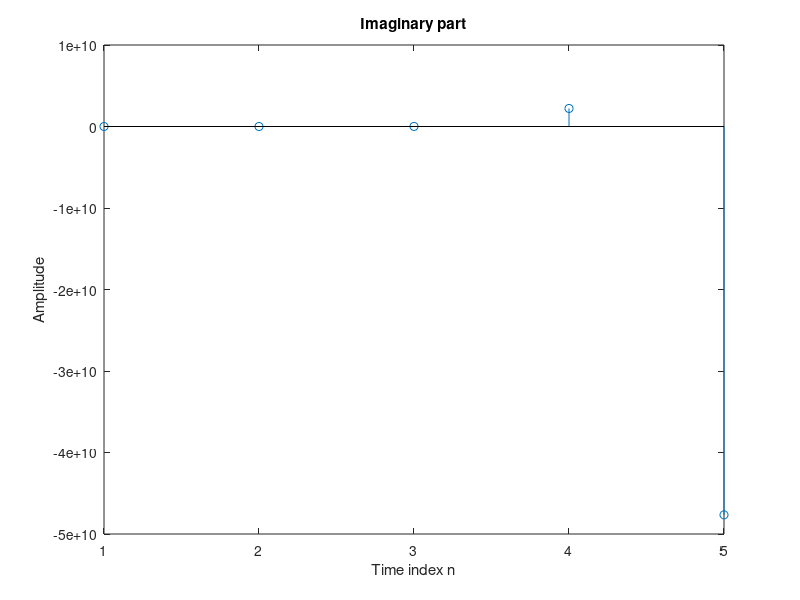

Reproduce this figure in MATLAB.
% To generate a complex exponential sequence
realExp = input('Type in real exponent = ');
imExp = input('Type in imaginary exponent = ');
c = realExp + imExp*i;
A = input('Type in the gain constant = ');
N = input ('Type in length of sequence = ');
n = 1:N;
x = A*exp(c*n);%Generate the sequence
stem(n,real(x));%Plot the real part
xlabel('Time index n');ylabel('Amplitude');
title('Real part');
disp('ENTER');
pause
stem(n,imag(x));%Plot the imaginary part
xlabel('Time index n');ylabel('Amplitude');
title('Imaginary part');


% All this does is plot a complex exponential function A*exp((real + imag) * n)